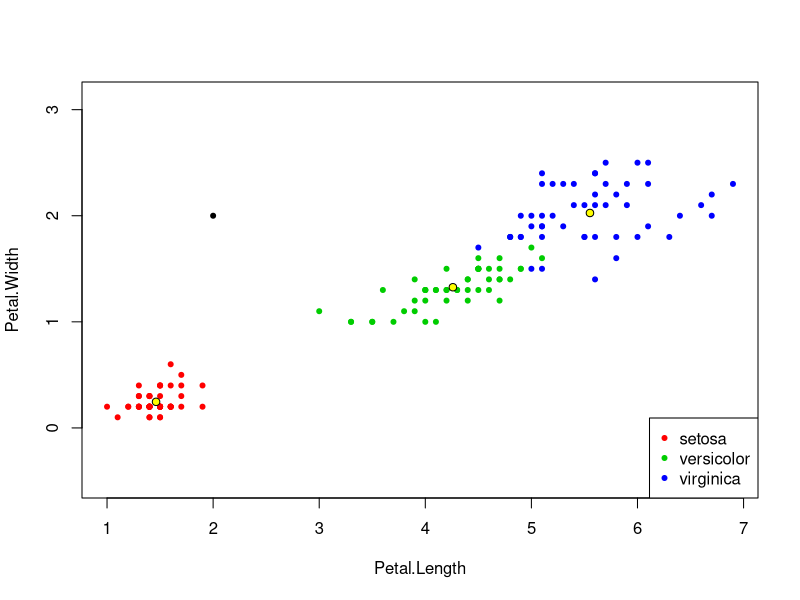

This chart was generated by the following R code:
u = c(2, 2) #some random point

irisNames = c("setosa", "versicolor", "virginica")

#count means points for each group
irisMean = function(name) {
    irisByName = iris[iris$Species == name, 3:4]
    c(mean(irisByName[, 1]), mean(irisByName[, 2]))
}

irisMeans = t(sapply(irisNames, irisMean))

#count distances
dist = function(p1, p2)(p1[1] - p2[1]) ^ 2 + (p1[2] - p2[2]) ^ 2
irisDist = apply(irisMeans, 1, dist, u)

#print closest group of flowers to point u
irisNames[which.min(irisDist)]

#draw plot
irisColors = c("red", "green3", "blue")
names(irisColors) = irisNames

plot(iris[, 3:4], col = irisColors[iris$Species], pch = 20, asp = 1) #iris
legend("bottomright", irisNames, pch = 20, col = irisColors)

points(u[1], u[2], col = "black", pch = 20) #u

points(irisMeans[, 1], irisMeans[, 2], col = "black", bg = "yellow", pch = 21) #mean point for each group